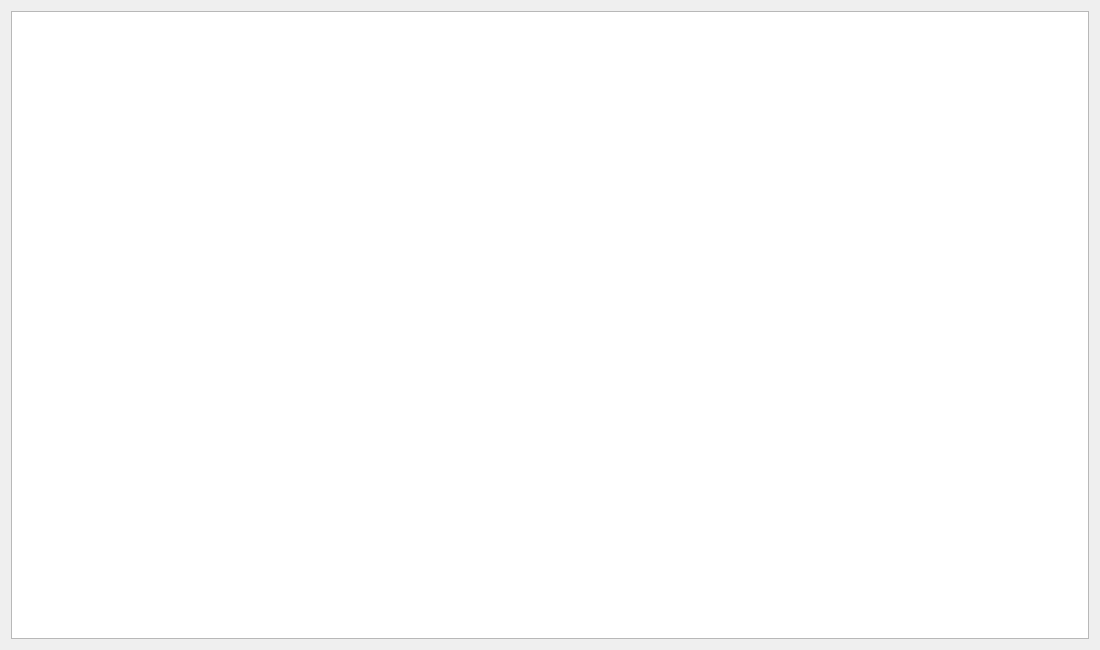
<?xml version="1.0" encoding="UTF-8"?>
<ui version="4.0">
 <class>Dialog</class>
 <widget class="QDialog" name="Dialog">
  <property name="geometry">
   <rect>
    <x>0</x>
    <y>0</y>
    <width>1100</width>
    <height>650</height>
   </rect>
  </property>
  <property name="sizePolicy">
   <sizepolicy hsizetype="Preferred" vsizetype="Preferred">
    <horstretch>0</horstretch>
    <verstretch>0</verstretch>
   </sizepolicy>
  </property>
  <property name="windowTitle">
   <string>Ant colony</string>
  </property>
  <property name="sizeGripEnabled">
   <bool>false</bool>
  </property>
  <property name="modal">
   <bool>false</bool>
  </property>
  <layout class="QHBoxLayout" name="horizontalLayout">
   <item>
    <widget class="QGraphicsView" name="graphicsView"/>
   </item>
  </layout>
 </widget>
 <layoutdefault spacing="6" margin="11"/>
 <resources/>
 <connections/>
</ui>
